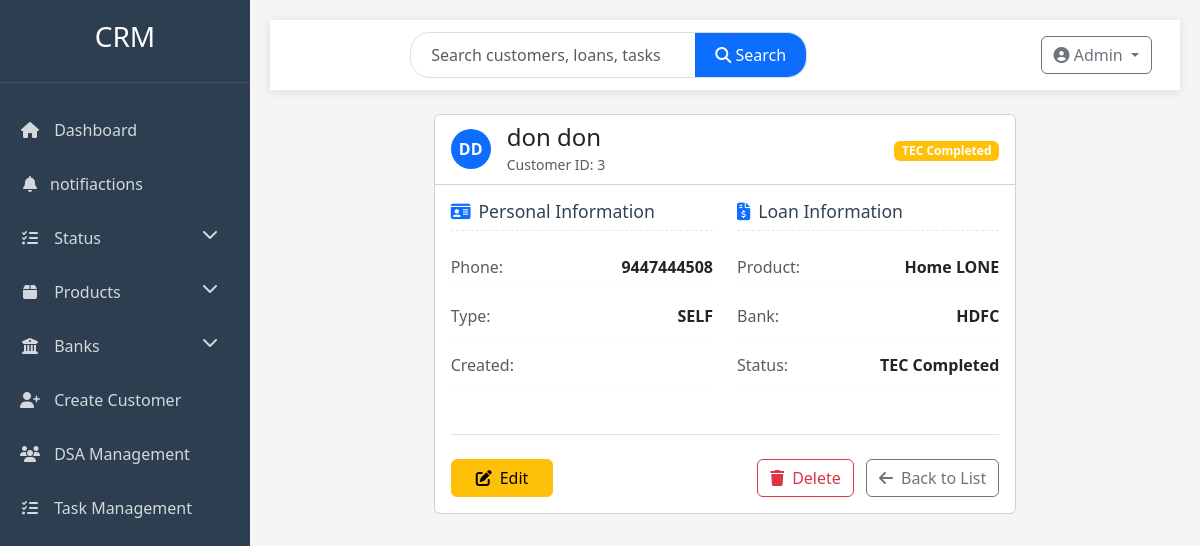
/customers/details/3, run on an earlier commit of the app's database.
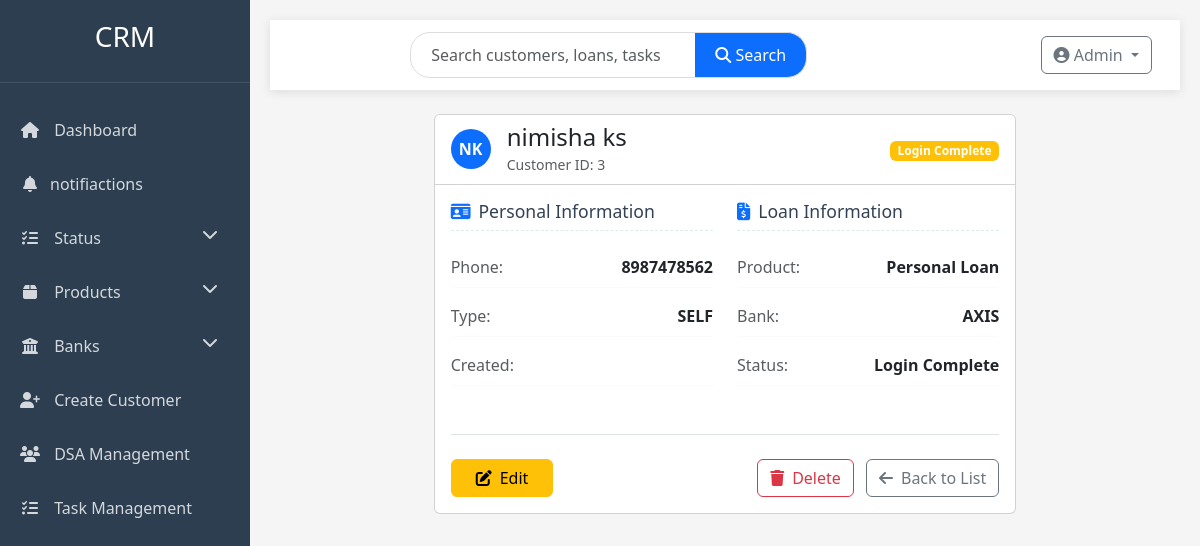
And on a later commit of the database.
### profiles/models.py (models this page shows, shortened)
class Customer(models.Model):
    f_name = models.CharField(max_length=50)
    l_name = models.CharField(max_length=50)
    phone_num = models.IntegerField()
    product = models.CharField(choices=PRODUCT_CHOICE, max_length=20)
    bank = models.CharField(choices=BANK_CHOICE, max_length=20)
    status = models.CharField(choices=STATUS_CHOICES, max_length=20)
    type = models.CharField(choices=TYPE_CHOICES, max_length=4)
    dsa = models.ForeignKey(DSA, on_delete=models.SET_NULL, null=True, blank=True)
    created_date = models.DateField(auto_now_add=True)

### profiles/views.py (the view)
# urls.py: path('customers/details/<int:pk>',views.details,name='details'),
def details(request,pk):
    fom = get_object_or_404(Customer,pk=pk)
    return render(request,'details.html',{'fom':fom})

### templates/details.html (shortened to what this page needs)
{% extends 'base.html' %}
{% block content %}
<div class="row animate-fade">
    <div class="col-lg-8 mx-auto">
        <div class="card">
            <div class="card-header bg-white">
                <div class="d-flex justify-content-between align-items-center">
                    <div class="d-flex align-items-center">
                        <div class="avatar bg-primary text-white rounded-circle d-flex align-items-center justify-content-center me-3" style="width: 40px; height: 40px;">
                            {{ fom.f_name|first|upper }}{{ fom.l_name|first|upper }}
                        </div>
                        <div>
                            <h4 class="mb-0">{{ fom.f_name }} {{ fom.l_name }}</h4>
                            <small class="text-muted">Customer ID: {{ fom.pk }}</small>
                        </div>
                    </div>
                    <div>
                        <span class="badge bg-{% if fom.status == 'disp' %}success{% elif fom.status == 'reject' %}danger{% else %}warning{% endif %}">
                            {{ fom.get_status_display }}
                        </span>
                    </div>
                </div>
            </div>
            <div class="card-body">
                <div class="row mb-4">
                    <div class="col-md-6">
                        <div class="info-card mb-4">
                            <h5 class="section-title mb-3">
                                <i class="fas fa-id-card text-primary me-2"></i>Personal Information
                            </h5>
                            <div class="info-item mb-2">
                                <span class="text-muted">Phone:</span>
                                <strong>{{ fom.phone_num }}</strong>
                            </div>
                            <div class="info-item mb-2">
                                <span class="text-muted">Type:</span>
                                <strong>{{ fom.type }}</strong>
                            </div>
                            <div class="info-item">
                                <span class="text-muted">Created:</span>
                            </div>
                        </div>
                    </div>
                    <div class="col-md-6">
                        <div class="info-card">
                            <h5 class="section-title mb-3">
                                <i class="fas fa-file-invoice-dollar text-primary me-2"></i>Loan Information
                            </h5>
                            <div class="info-item mb-2">
                                <span class="text-muted">Product:</span>
                                <strong>{{ fom.get_product_display }}</strong>
                            </div>
                            <div class="info-item mb-2">
                                <span class="text-muted">Bank:</span>
                                <strong>{{ fom.get_bank_display }}</strong>
                            </div>
                            <div class="info-item">
                                <span class="text-muted">Status:</span>
                                <strong>{{ fom.get_status_display }}</strong>
                            </div>
                        </div>
                    </div>
                </div>
                <div class="d-flex justify-content-between border-top pt-4">
                    <a href="{% url 'edit' fom.pk %}" class="btn btn-warning px-4">
                        <i class="fas fa-edit me-2"></i>Edit
                    </a>
                    <div>
                        <a href="{% url 'delete' fom.pk %}" class="btn btn-outline-danger me-2">
                            <i class="fas fa-trash me-2"></i>Delete
                        </a>
                        <a href="{% url 'list' %}" class="btn btn-outline-secondary">
                            <i class="fas fa-arrow-left me-2"></i>Back to List
                        </a>
                    </div>
                </div>
            </div>
        </div>
    </div>
</div>
{% endblock %}

What changed in the data, as far as the page shows it:
changed Customer "SELF": f_name|first "D" → "N"; l_name|first "D" → "K"; f_name "don" → "nimisha"; l_name "don" → "ks"; status "TEC Completed" → "Login Complete"; phone_num "9447444508" → "8987478562"; product "Home LONE" → "Personal Loan"; bank "HDFC" → "AXIS"
